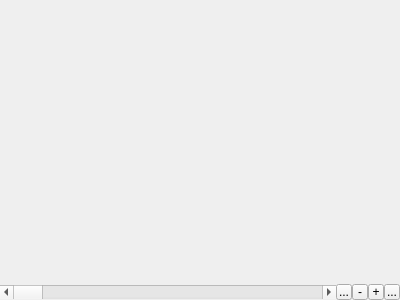
<?xml version="1.0" encoding="UTF-8"?>
<ui version="4.0">
 <class>CLaneEdiWidget</class>
 <widget class="QWidget" name="CLaneEdiWidget">
  <property name="geometry">
   <rect>
    <x>0</x>
    <y>0</y>
    <width>400</width>
    <height>300</height>
   </rect>
  </property>
  <property name="windowTitle">
   <string>Form</string>
  </property>
  <layout class="QVBoxLayout" name="verticalLayout" stretch="100,1">
   <property name="spacing">
    <number>0</number>
   </property>
   <property name="leftMargin">
    <number>0</number>
   </property>
   <property name="topMargin">
    <number>0</number>
   </property>
   <property name="rightMargin">
    <number>0</number>
   </property>
   <property name="bottomMargin">
    <number>0</number>
   </property>
   <item>
    <widget class="CLaneEditControl" name="LaneEdit" native="true"/>
   </item>
   <item>
    <layout class="QHBoxLayout" name="zoomLayout">
     <property name="spacing">
      <number>0</number>
     </property>
     <property name="topMargin">
      <number>0</number>
     </property>
     <item>
      <widget class="QScrollBar" name="ScrollBar">
       <property name="orientation">
        <enum>Qt::Horizontal</enum>
       </property>
      </widget>
     </item>
     <item>
      <widget class="QToolButton" name="ZoomMinButton">
       <property name="maximumSize">
        <size>
         <width>16</width>
         <height>16</height>
        </size>
       </property>
       <property name="text">
        <string>...</string>
       </property>
      </widget>
     </item>
     <item>
      <widget class="QToolButton" name="ZoomOutButton">
       <property name="maximumSize">
        <size>
         <width>16</width>
         <height>16</height>
        </size>
       </property>
       <property name="text">
        <string>-</string>
       </property>
      </widget>
     </item>
     <item>
      <widget class="QToolButton" name="ZoomInButton">
       <property name="maximumSize">
        <size>
         <width>16</width>
         <height>16</height>
        </size>
       </property>
       <property name="text">
        <string>+</string>
       </property>
      </widget>
     </item>
     <item>
      <widget class="QToolButton" name="ZoomMaxButton">
       <property name="maximumSize">
        <size>
         <width>16</width>
         <height>16</height>
        </size>
       </property>
       <property name="text">
        <string>...</string>
       </property>
      </widget>
     </item>
    </layout>
   </item>
  </layout>
 </widget>
 <customwidgets>
  <customwidget>
   <class>CLaneEditControl</class>
   <extends>QWidget</extends>
   <header location="global">claneeditcontrol.h</header>
   <container>1</container>
  </customwidget>
 </customwidgets>
 <resources/>
 <connections/>
</ui>
